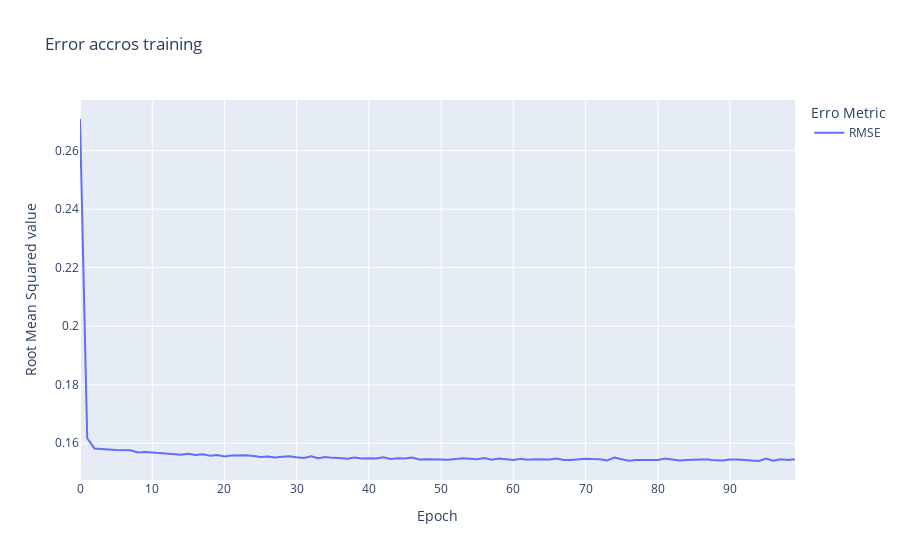

The cell this chart's notebook holds for it:
### Code cell
df = pd.read_pickle('explore.pkl')

WindForecaster = WindForecaster(df=df,
                                test_size=216,
                                prediction_window=4,
                                forecast_delay=2,
                                forecast_size=1,
                                activation_function='tanh',
                                loss_metric="mean_squared_error",
                                optimizer="adam")

train = WindForecaster.train(batch_size = 4, epochs = 100)

### Figure 1 — Plotly figure (JSON) as saved in the notebook; plotly's stock layout.template omitted (floating-point values rounded to 4 significant figures)
{"data": [{"hovertemplate": "Erro Metric=RMSE<br>Epoch=%{x}<br>Root Mean Squared value=%{y}<extra></extra>", "legendgroup": "RMSE", "line": {"color": "#636efa", "dash": "solid"}, "mode": "lines", "name": "RMSE", "orientation": "v", "showlegend": true, "type": "scatter", "x": [0, 1, 2, 3, 4, 5, 6, 7, 8, 9, 10, 11, 12, 13, 14, 15, 16, 17, 18, 19, 20, 21, 22, 23, 24, 25, 26, 27, 28, 29, 30, 31, 32, 33, 34, 35, 36, 37, 38, 39, 40, 41, 42, 43, 44, 45, 46, 47, 48, 49, 50, 51, 52, 53, 54, 55, 56, 57, 58, 59, 60, 61, 62, 63, 64, 65, 66, 67, 68, 69, 70, 71, 72, 73, 74, 75, 76, 77, 78, 79, 80, 81, 82, 83, 84, 85, 86, 87, 88, 89, 90, 91, 92, 93, 94, 95, 96, 97, 98, 99], "xaxis": "x", "y": [0.2708, 0.1617, 0.1582, 0.1582, 0.1579, 0.1577, 0.1576, 0.1576, 0.1569, 0.157, 0.1569, 0.1567, 0.1564, 0.1562, 0.156, 0.1564, 0.156, 0.1562, 0.1558, 0.156, 0.1555, 0.1559, 0.1559, 0.1559, 0.1557, 0.1553, 0.1555, 0.1552, 0.1554, 0.1555, 0.1552, 0.155, 0.1555, 0.1549, 0.1553, 0.155, 0.155, 0.1547, 0.1551, 0.1548, 0.1549, 0.1548, 0.1552, 0.1547, 0.1549, 0.1548, 0.1552, 0.1545, 0.1545, 0.1546, 0.1545, 0.1544, 0.1547, 0.1549, 0.1547, 0.1545, 0.155, 0.1544, 0.1548, 0.1544, 0.1543, 0.1547, 0.1544, 0.1545, 0.1545, 0.1544, 0.1548, 0.1543, 0.1543, 0.1546, 0.1547, 0.1546, 0.1546, 0.1541, 0.1551, 0.1545, 0.154, 0.1543, 0.1544, 0.1544, 0.1543, 0.1548, 0.1545, 0.1541, 0.1542, 0.1544, 0.1544, 0.1545, 0.1542, 0.1542, 0.1545, 0.1545, 0.1543, 0.1542, 0.1539, 0.1548, 0.154, 0.1545, 0.1543, 0.1545], "yaxis": "y"}], "layout": {"autosize": true, "legend": {"title": {"text": "Erro Metric"}, "tracegroupgap": 0}, "title": {"text": "Error accros training"}, "xaxis": {"anchor": "y", "autorange": true, "domain": [0, 1], "range": [0, 99], "title": {"text": "Epoch"}, "type": "linear"}, "yaxis": {"anchor": "x", "autorange": true, "domain": [0, 1], "range": [0.1475, 0.2773], "title": {"text": "Root Mean Squared value"}, "type": "linear"}}}
